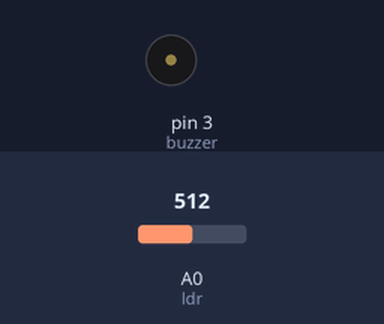
The sketch below on a simulated Arduino Uno, built with avr-gcc and run on an emulated ATmega328P. Shown: buzzer (waves = sounding). The inputs (shaded band) are chosen by the test bench; at power-on: A0 (ldr) = 512.

Above: at 0.1 s.
At 30.1 s:
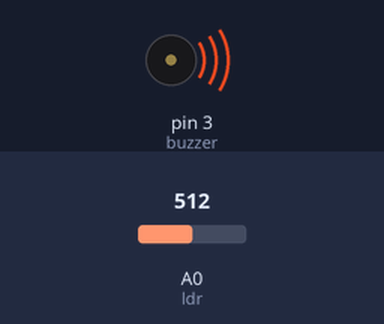
Timing chart, 0 to 31.6 s (numbered marks = the images above):
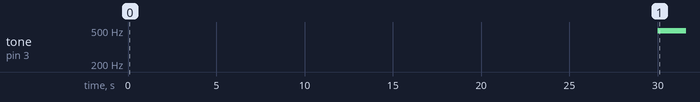

The sketch:

sensor_geladeira.ino
```cpp
const int ldr = A0;
const int buzzer = 3;

bool portaEstaAberta;
unsigned long agora;
unsigned long anterior;

void setup() {
    pinMode(ldr, INPUT);
    pinMode(buzzer, OUTPUT);
}

void loop() {
    portaEstaAberta = analogRead(ldr) > 100;

    if ((millis() - anterior) > 30000) {
        if (portaEstaAberta) {
            analogWrite(buzzer, 254);
        }

        anterior = millis();
    } else {
        if (!portaEstaAberta) {
            analogWrite(buzzer, 0);
        }
    }
}
```

Measured:
- by itself, tone on pin 3 (buzzer): silent → 490 Hz at 30.0 s
